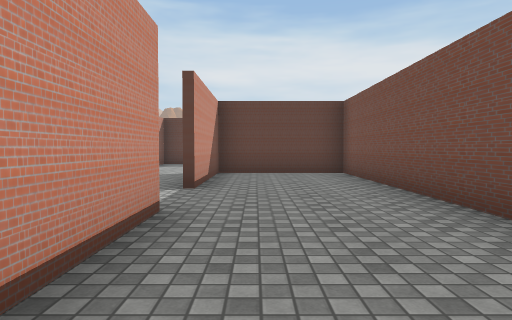
view 1 (above)

19 first-person views from a walk through a 3-D level made in the Unity game engine. The camera is 1.2 m above the floor, tilts 2° down and sees 75° across. Doors are open. The floor is counted in squares, 2 m on a side. Each view is taken from the middle of a square. On the plan, view 1 faces up. The plan holds only what a view shows up to about 10 squares ahead; the rest is blank. The place goes on beyond the plan. The player character is not drawn. Some surface patterns are stand-ins.

view 2
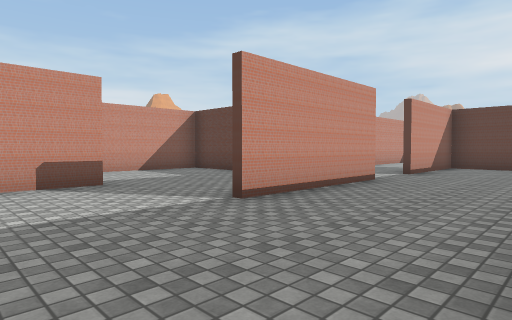

view 3
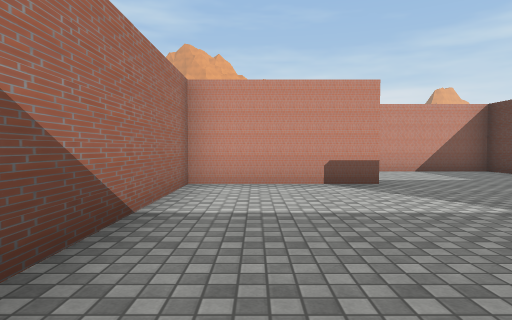

view 4
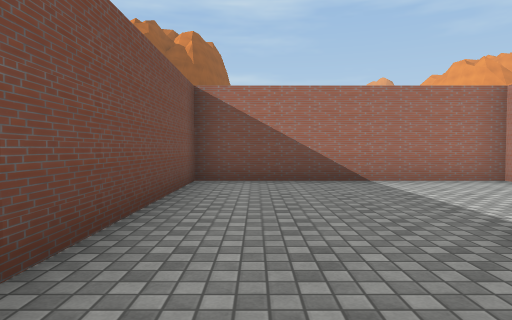

view 5
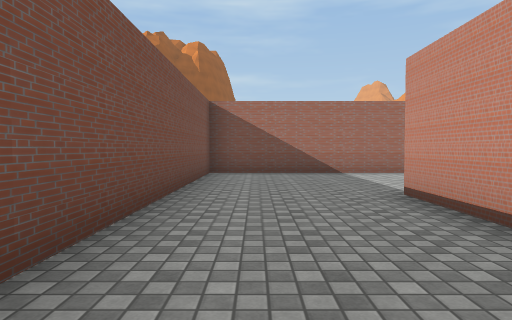

view 6
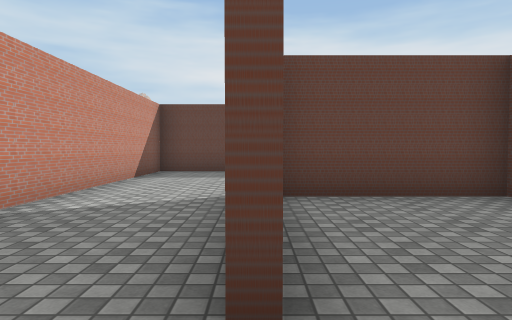

view 7
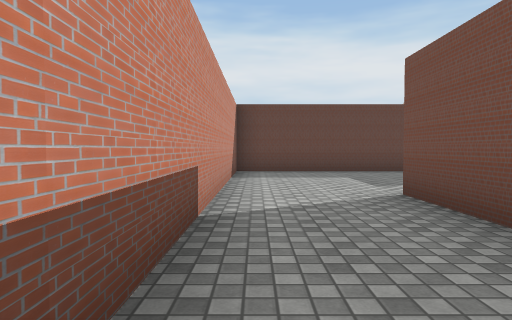

view 8
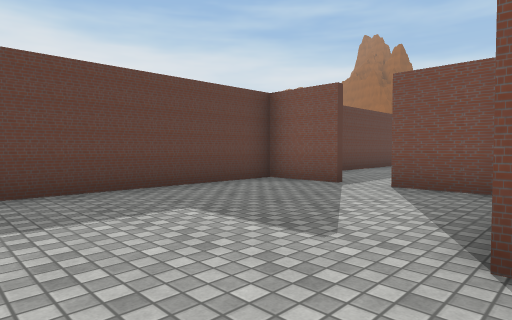

view 9
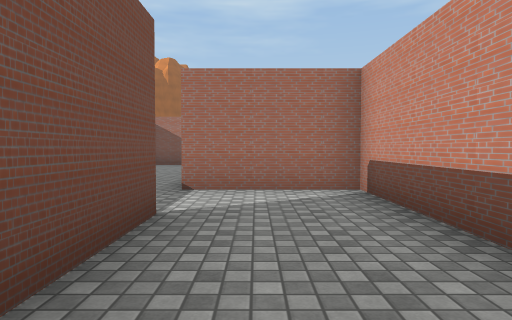

view 10
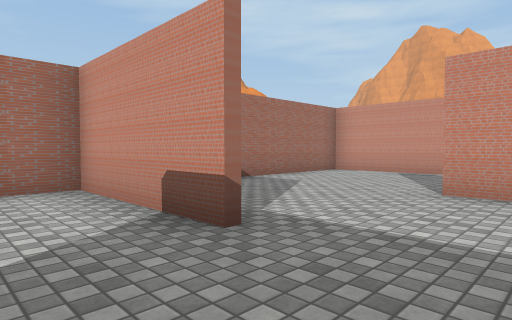

view 11
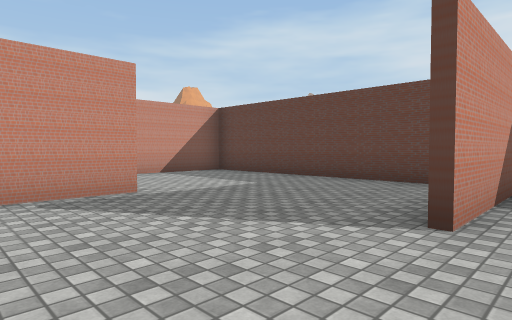

view 12
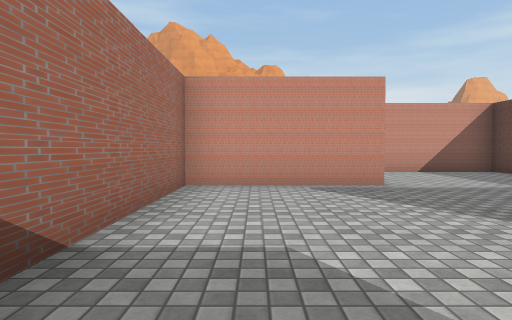

view 13
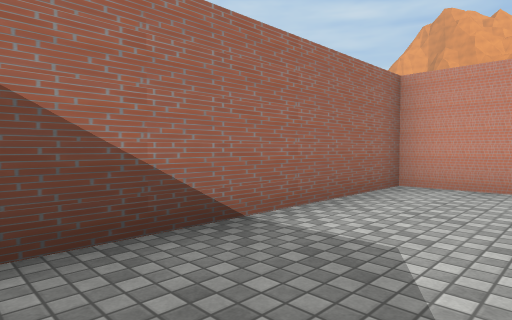

view 14
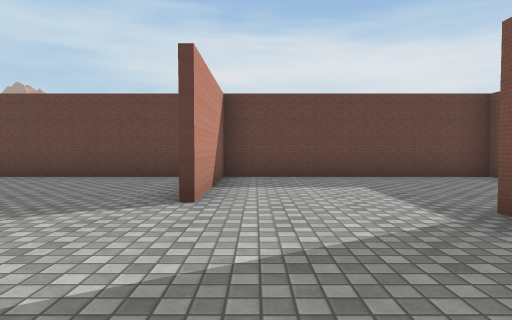

view 15
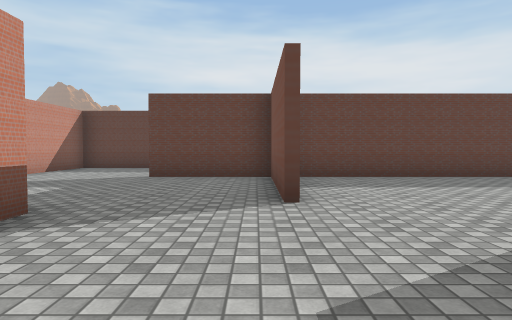

view 16
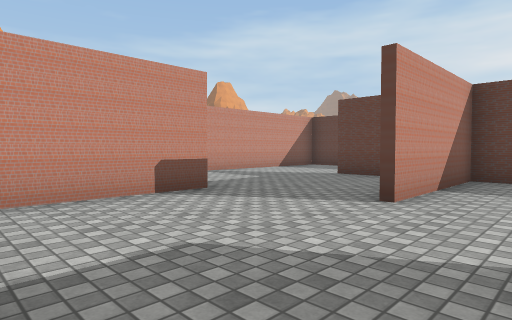

view 17
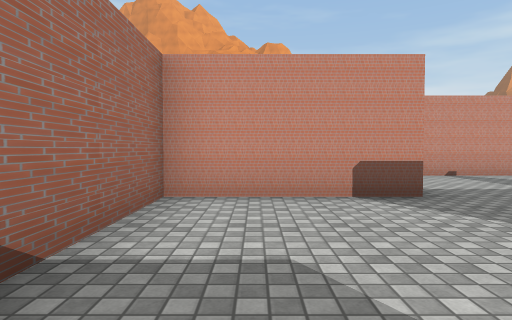

view 18
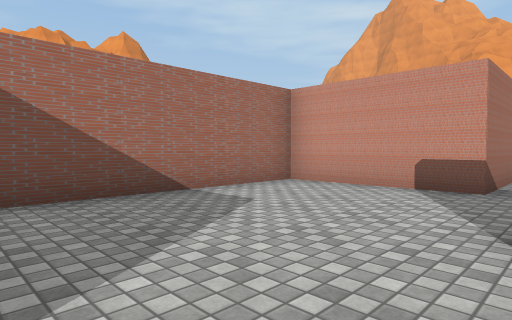

view 19
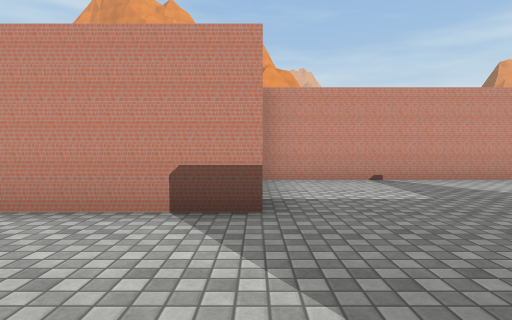

### Floor plan
Ten units are one square. View 1 is at (0, 0); x grows to the right and y downward. Boxes are objects, and circles mark ways between rooms. Rooms are numbered by the first view taken in them; rooms with no view inside come last. Other rooms are left out.
<svg viewBox="-198 -132 224 178">
<path fill="none" stroke="#000" d="M-9 -32 -9 4M-35 9 -35 41 21 41 21 -82 -9 -82 -9 -49M21 -88 21 -102M-11 -49 -11 -84M21 -110 21 -127 -35 -127 -35 -32 -9 -32M-104 9 -104 41 -52 41M-75 -30 -140 -30M-11 -30 -67 -30 -67 4M-135 -31 -135 -6M-135 -6 -135 4M-161 9 -161 41 -115 41M-181 9 -161 9M-193 -35 -193 9M-137 4 -137 -30M-140 -30 -162 -30"/>
<circle cx="-10" cy="-40" r="3" fill="#2a7"/>
<circle cx="-25" cy="0" r="3" fill="#2a7"/>
<circle cx="-125" cy="5" r="3" fill="#2a7"/>
<circle cx="-150" cy="0" r="3" fill="#2a7"/>
<text x="0" y="-10">1</text>
<text x="-20" y="-90">2</text>
<text x="-70" y="10">3</text>
<text x="-130" y="20">4</text>
<text x="-170" y="-10">5</text>
</svg>
Room 1 opens to room 2. Room 1 opens to room 3. Room 3 opens to room 4. Room 4 opens to room 5.

Where each view was taken, in squares from view 1:
view 1: 0 up, 0 right, facing up
view 2: 3 down, 2 right, facing up-left
view 3: 3 down, 2 right, facing left
view 4: 2 up, 1 right, facing down
view 5: 4 up, 1 right, facing down
view 6: 4 up, 1 left, facing up
view 7: 4 up, 3 left, facing up
view 8: 8 up, 3 left, facing up-right
view 9: 8 up, 2 left, facing down
view 10: 1 up, 2 left, facing down-left
view 11: 3 down, 6 left, facing up-left
view 12: 3 down, 5 left, facing left
view 13: 2 down, 5 left, facing down-left
view 14: 4 down, 6 left, facing up
view 15: 4 down, 14 left, facing up
view 16: 4 down, 12 left, facing up-left
view 17: 3 down, 12 left, facing left
view 18: 0 up, 11 left, facing down-left
view 19: 1 down, 13 left, facing left
